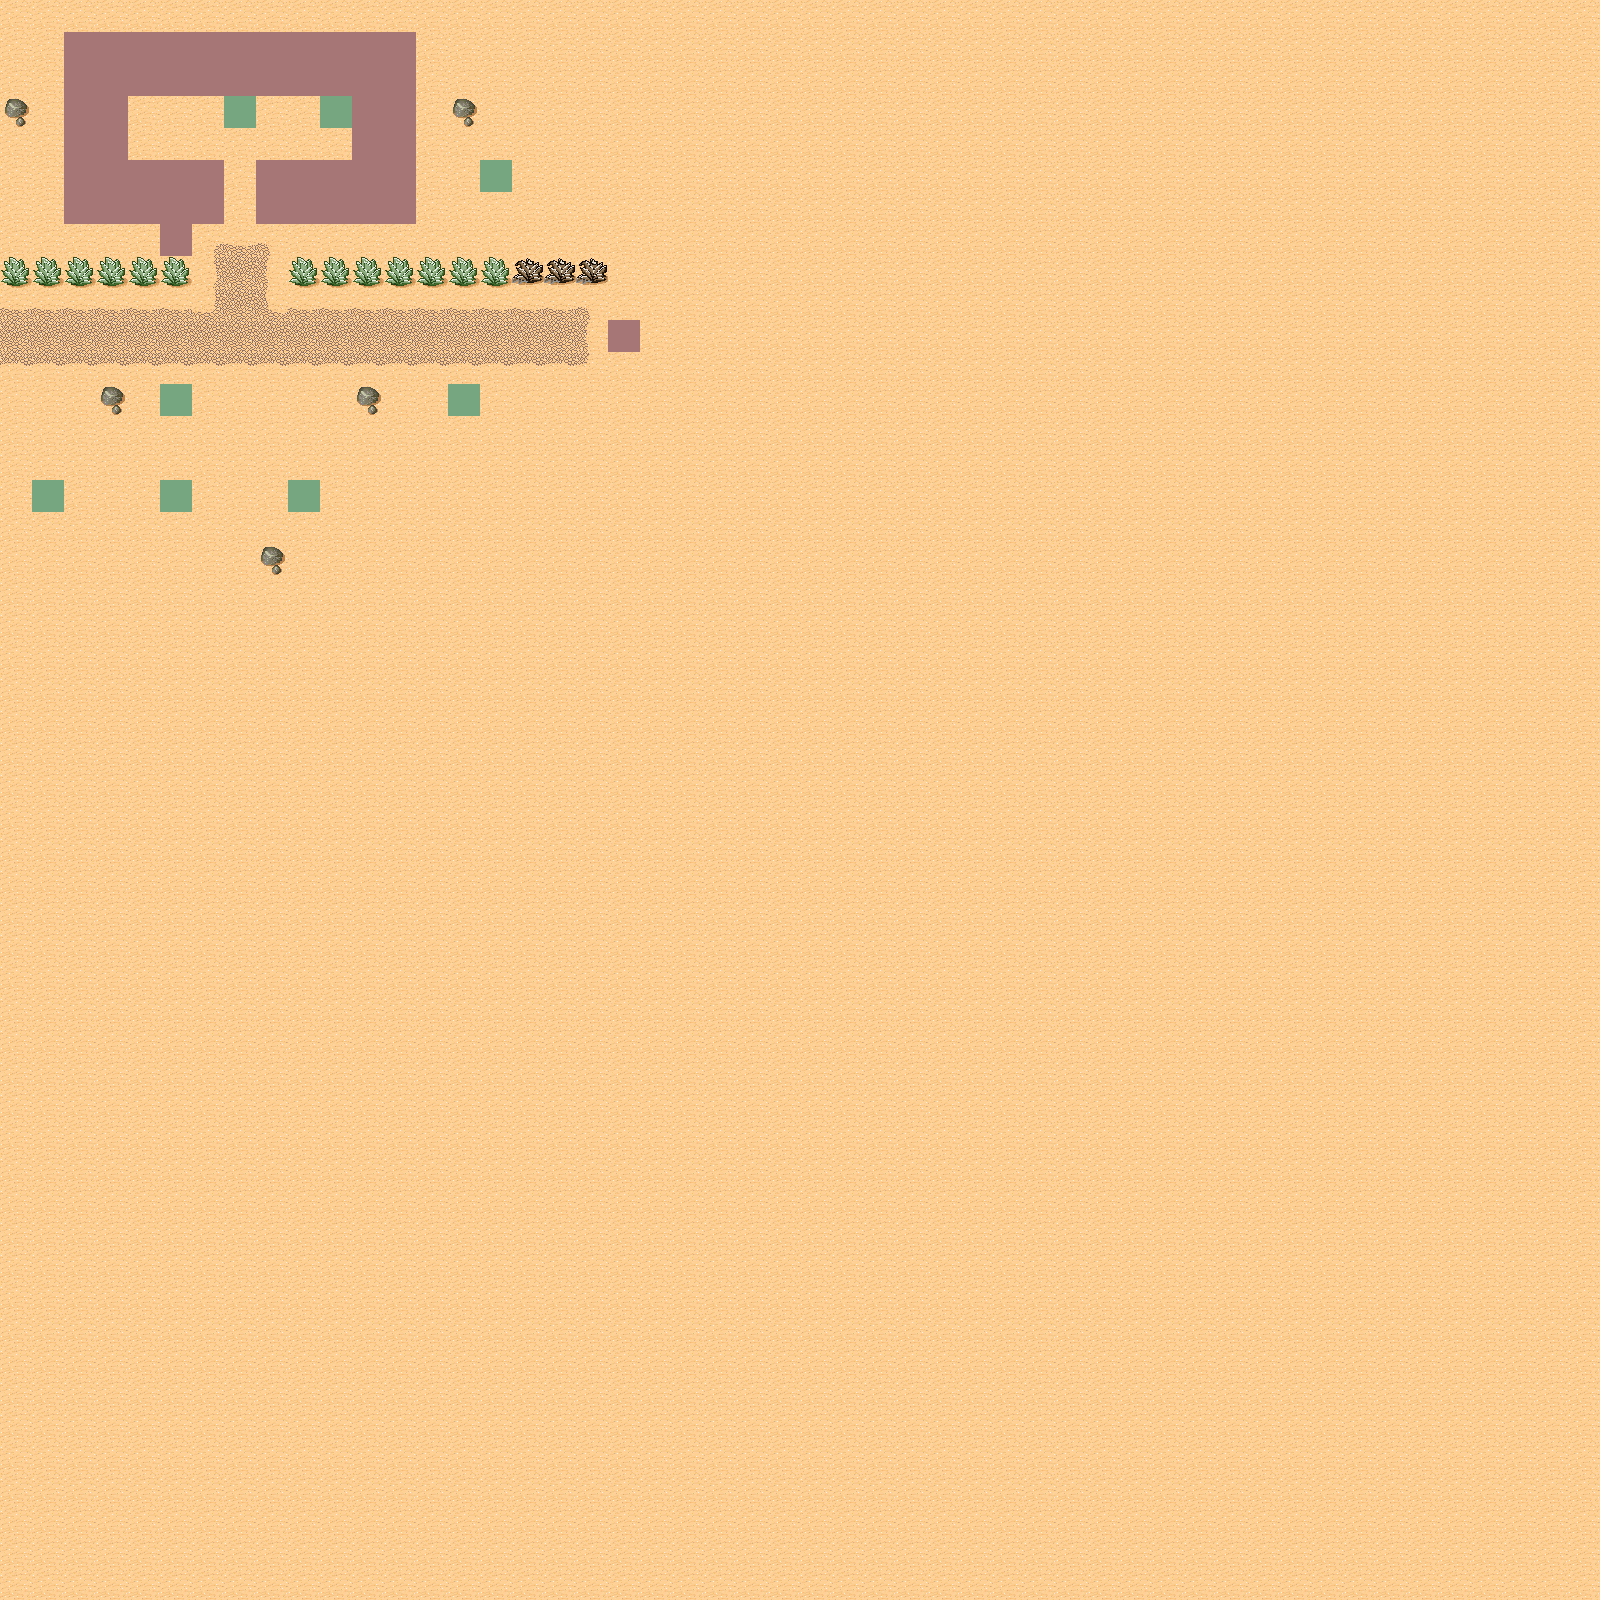

Tiled map render using the project's own tile images. Description and the map definition, with tile-layer contents summarised, below:
An orthogonal 50x50 tile map with 32x32 px tiles, 3 tile layers (BackGround, ForeGround, Meta), 2 tilesets and 1 object (SpawnPoint).

<map version="1.0" orientation="orthogonal" width="50" height="50" tilewidth="32" tileheight="32">
 <tileset firstgid="1" name="tmw_desert_spacing" tilewidth="32" tileheight="32">
  <image source="tmw_desert_spacing.png" width="256" height="256" />
 </tileset>
 <tileset firstgid="65" name="meta_tiles" tilewidth="32" tileheight="32">
  <image source="meta_tiles.png" width="64" height="32" />
  <tile id="0">
   <properties>
    <property name="Collidable" value="True" />
   </properties>
  </tile>
  <tile id="1">
   <properties>
    <property name="Collectable" value="True" />
   </properties>
  </tile>
 </tileset>
 <layer name="BackGround" width="50" height="50">
  <data>[2500 cells, 2500 non-empty, 27 distinct tile ids]</data>
 </layer>
 <objectgroup name="Objects" width="50" height="50">
  <object name="SpawnPoint" x="16" y="336" width="7" height="8" />
 </objectgroup>
 <layer name="ForeGround" width="50" height="50">
  <data>[2500 cells, 8 non-empty, 1 distinct tile ids]</data>
 </layer>
 <layer name="Meta" width="50" height="50">
  <data>[2500 cells, 60 non-empty, 2 distinct tile ids]</data>
 </layer>
</map>
